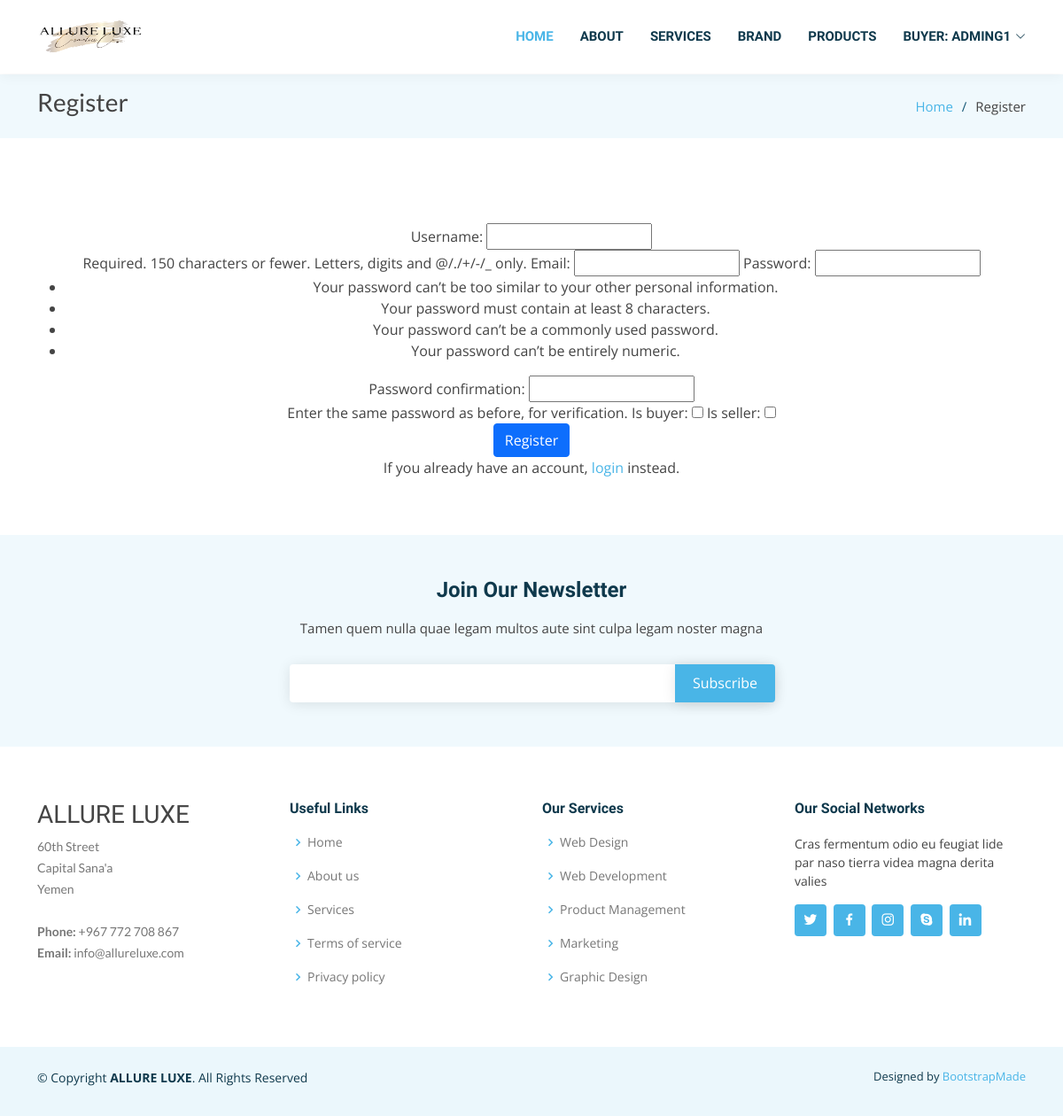
Page /accounts/register (signed in) on the earlier database version.
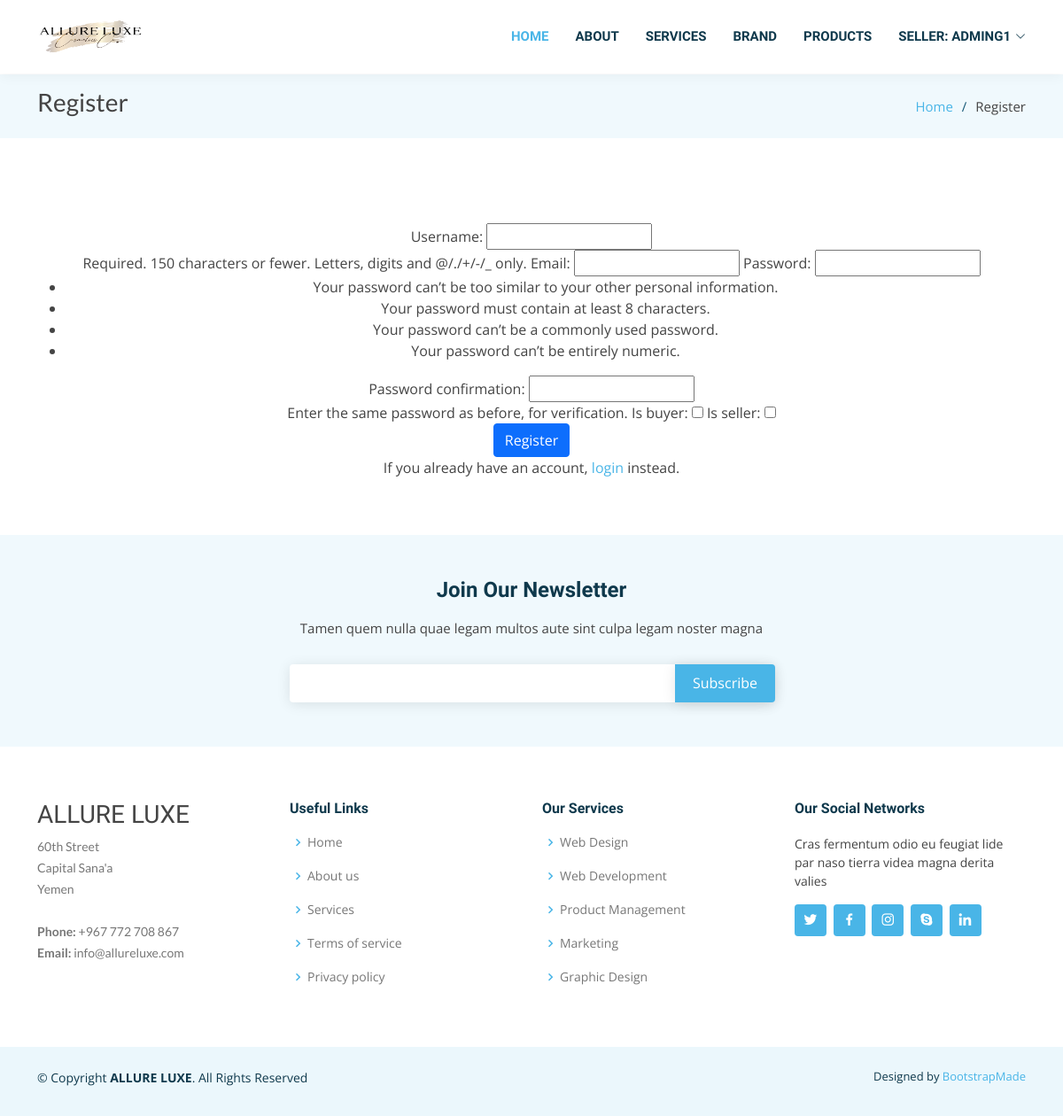
Same page on the later database version.
### accounts/models.py (models this page shows)
class CustomUser(AbstractUser):
    is_seller = models.BooleanField(default=False)
    is_buyer = models.BooleanField(default=False)

### accounts/views.py (the view, shortened to what this page needs)
# urls.py: path('register', views.register_request, name='register'),
def register_request(request):
	form = NewUserForm()
	return render (request=request, template_name="accounts/register.html", context={"register_form":form})

### accounts/forms.py (shortened to what this page needs)
class NewUserForm(UserCreationForm):
	email = forms.EmailField(required=True)
	class Meta:
		model = User
		fields = ("username", "email", "password1", "password2", "is_buyer", "is_seller")

### templates/accounts/register.html (shortened to what this page needs)
{% extends 'main.html' %}
{% load static %}
{% block body %}
<section id="breadcrumbs" class="breadcrumbs">
    <div class="container">
        <div class="d-flex justify-content-between align-items-center">
            <h2>Register</h2>
            <ol>
                <li><a href="{% url 'index' %}">Home</a></li>
                <li>Register</li>
            </ol>
        </div>
</section>
<br>
<br>
<div class="container py-5 text-center">
    <form method="POST">
        {{ register_form }}
        <br>
        <button class="btn btn-primary" type="submit">Register</button>
    </form>
    <p class="text-center">If you already have an account, <a href="{% url 'login' %}">login</a> instead.</p>
</div>
{% endblock body %}

### templates/main.html (shortened to what the changed rows need)
{% load static %}
<!DOCTYPE html>
<html lang="en">
<head>
    <link href="{% static 'vendor/bootstrap/css/bootstrap.min.css' %}" rel="stylesheet">
    <link href="{% static 'vendor/bootstrap-icons/bootstrap-icons.css' %}" rel="stylesheet">
    <link href="{% static 'vendor/boxicons/css/boxicons.min.css' %}" rel="stylesheet">
    <link href="{% static 'vendor/glightbox/css/glightbox.min.css' %}" rel="stylesheet">
    <link href="{% static 'vendor/swiper/swiper-bundle.min.css' %}" rel="stylesheet">
    <link href="{% static 'css/style.css' %}" rel="stylesheet">
</head>
<body>
    <header id="header" class="fixed-top">
        <div class="container d-flex align-items-center justify-content-between">
            <nav id="navbar" class="navbar">
                <ul>
                    {% if user.is_authenticated and user.is_seller == True %}
                    <li class="dropdown"><a href="#"><span>Seller: {{user.username }}</span> <i
                                class="bi bi-chevron-down"></i></a>
                    </li>
                    {% endif %}
                    {% if user.is_authenticated and user.is_seller == False %}
                    <li class="dropdown"><a href="#"><span>Buyer: {{user.username }}</span> <i
                                class="bi bi-chevron-down"></i></a>
                    </li>
                    {% endif %}
                </ul>
            </nav>
        </div>
    </header>
    {% block body %}
    {% endblock body%}
</body>
</html>

Differences in the rows shown:
changed CustomUser "ADMING1": is_seller False → True (drawn)
Other differences:
text no longer shown: "BUYER:"
text now shown: "SELLER:"
